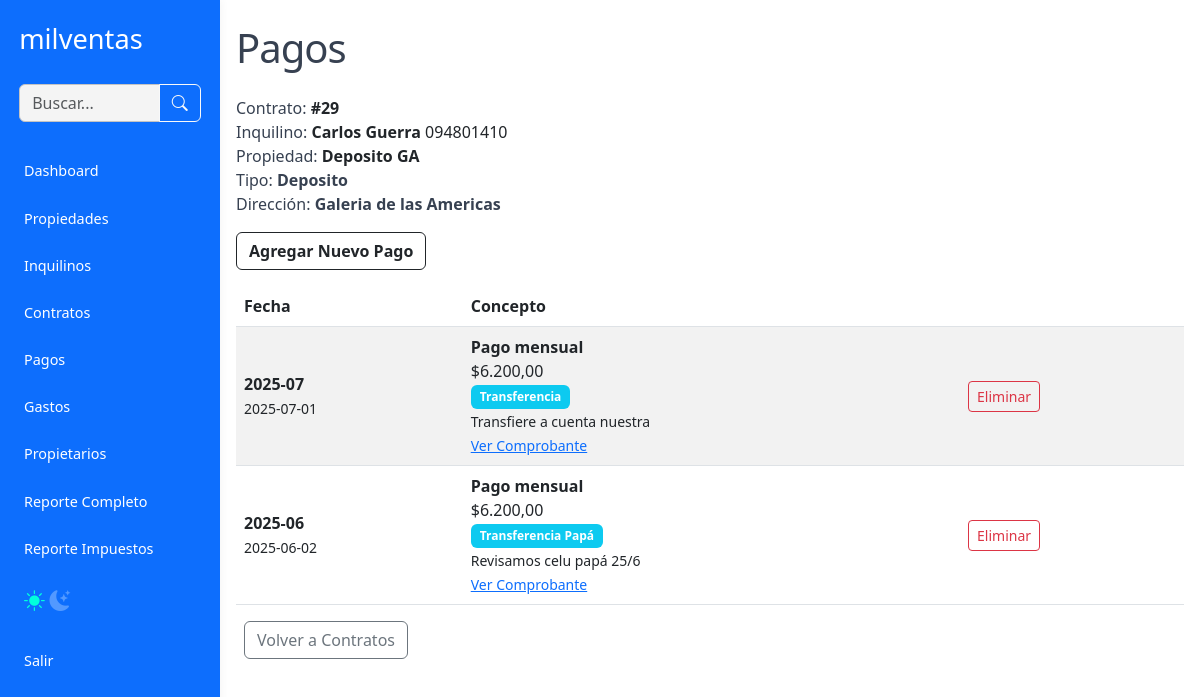
The page /pagos.php?contrato_id=29 (signed in) on the database its author committed.
### tables this page shows
CREATE TABLE IF NOT EXISTS `contratos` (
  `id` int(11) NOT NULL AUTO_INCREMENT,
  `inquilino_id` int(11) DEFAULT NULL,
  `propiedad_id` int(11) DEFAULT NULL,
  `fecha_inicio` date DEFAULT NULL,
  `fecha_fin` date DEFAULT NULL,
  `importe` decimal(10,2) DEFAULT NULL,
  `garantia` varchar(100) DEFAULT NULL,
  `corredor` varchar(100) DEFAULT NULL,
  `estado` enum('activo','finalizado') DEFAULT NULL,
  `documentos` text,
  `usuario_id` int(11) NOT NULL,
  `fecha_creacion` datetime DEFAULT NULL,
  `fecha_modificacion` datetime DEFAULT NULL,
  PRIMARY KEY (`id`)
);

CREATE TABLE IF NOT EXISTS `inquilinos` (
  `id` int(11) NOT NULL AUTO_INCREMENT,
  `nombre` varchar(255) NOT NULL,
  `cedula` varchar(100) NOT NULL,
  `telefono` varchar(20) DEFAULT NULL,
  `vehiculo` varchar(100) DEFAULT NULL,
  `matricula` varchar(50) DEFAULT NULL,
  `documentos` text NOT NULL,
  `usuario_id` int(11) NOT NULL,
  `fecha_creacion` datetime DEFAULT NULL,
  `fecha_modificacion` datetime DEFAULT NULL,
  PRIMARY KEY (`id`)
);

CREATE TABLE IF NOT EXISTS `propiedades` (
  `id` int(11) NOT NULL AUTO_INCREMENT,
  `nombre` varchar(255) NOT NULL,
  `tipo` varchar(100) DEFAULT NULL,
  `direccion` varchar(255) DEFAULT NULL,
  `galeria` text,
  `local` varchar(100) DEFAULT NULL,
  `precio` decimal(10,2) DEFAULT NULL,
  `incluye_gc` tinyint(1) DEFAULT NULL,
  `gastos_comunes` decimal(10,2) DEFAULT NULL,
  `estado` enum('alquilado','libre','en venta','uso propio') DEFAULT NULL,
  `propietario_id` int(11) DEFAULT NULL,
  `anep` varchar(100) DEFAULT NULL,
  `ose` varchar(100) DEFAULT NULL,
  `ute` varchar(100) DEFAULT NULL,
  `padron` varchar(100) DEFAULT NULL,
  `contribucion_inmobiliaria` varchar(100) DEFAULT NULL,
  `imm_tasa_general` varchar(100) DEFAULT NULL,
  `imm_tarifa_saneamiento` varchar(100) DEFAULT NULL,
  `imm_instalaciones` varchar(100) DEFAULT NULL,
  `imm_adicional_mercantil` varchar(100) DEFAULT NULL,
  `convenios` varchar(100) DEFAULT NULL,
  `comentarios` text,
  `usuario_id` int(11) NOT NULL,
  `fecha_creacion` datetime DEFAULT NULL,
  `fecha_modificacion` datetime DEFAULT NULL,
  `imagenes` text NOT NULL,
  `documentos` text NOT NULL,
  PRIMARY KEY (`id`),
  KEY `idx_usuario_id` (`usuario_id`)
);

CREATE TABLE IF NOT EXISTS `pagos` (
  `id` int(11) NOT NULL AUTO_INCREMENT,
  `contrato_id` int(11) DEFAULT NULL,
  `usuario_id` int(11) DEFAULT NULL,
  `periodo` varchar(7) NOT NULL,
  `mes` int(11) DEFAULT NULL,
  `anio` int(11) DEFAULT NULL,
  `fecha` date DEFAULT NULL,
  `fecha_creacion` datetime DEFAULT NULL,
  `fecha_programada` date DEFAULT NULL,
  `fecha_recibido` date DEFAULT NULL,
  `concepto` varchar(50) NOT NULL,
  `tipo_pago` varchar(100) DEFAULT NULL,
  `importe` decimal(10,0) NOT NULL,
  `comentario` varchar(500) NOT NULL,
  `comprobante` text,
  `pagado` tinyint(1) DEFAULT NULL,
  PRIMARY KEY (`id`)
);

### pagos.php (the view, shortened to what this page needs)
<?php
require_once 'config.php';
$contrato_id = intval($_GET['contrato_id'] ?? 0);
$add_pago = isset($_GET['add']) && $_GET['add'] === 'true';
$stmt = $pdo->prepare("SELECT c.*, i.nombre as inquilino_nombre, i.vehiculo, i.matricula, i.telefono, p.nombre as propiedad_nombre, p.tipo as propiedad_tipo, p.direccion as propiedad_direccion FROM contratos c JOIN inquilinos i ON c.inquilino_id = i.id JOIN propiedades p ON c.propiedad_id = p.id WHERE c.id = ?");
$stmt->execute([$contrato_id]);
$contrato = $stmt->fetch(PDO::FETCH_ASSOC);
$pagos = $pdo->prepare("SELECT * FROM pagos WHERE contrato_id = ? ORDER BY periodo DESC, fecha DESC");
$pagos->execute([$contrato_id]);
$pagos_list = $pagos->fetchAll();
include 'includes/header_nav.php';
?>
<main class="container container-main py-4">
  <h1>Pagos</h1>
  <p>
    Contrato: <a href="contratos.php?edit=<?= $contrato_id ?>" class="text-decoration-none text-dark"><strong>#<?= $contrato_id ?></strong></a><br>
    Inquilino: <a href="inquilinos.php?edit=<?= intval($contrato['inquilino_id']) ?>" class="text-decoration-none text-dark"><strong><?= htmlspecialchars($contrato['inquilino_nombre']) ?></strong> <?= htmlspecialchars($contrato['vehiculo']) ?> <?= htmlspecialchars($contrato['matricula']) ?> <?= htmlspecialchars($contrato['telefono']) ?></a><br>
    Propiedad: <a href="propiedades.php?edit=<?= htmlspecialchars($contrato['propiedad_id'] ?? '') ?>" class="text-decoration-none text-dark"><strong><?= htmlspecialchars($contrato['propiedad_nombre']) ?></strong></a><br>
    Tipo: <strong><?= htmlspecialchars($contrato['propiedad_tipo'] ?? '') ?></strong><br>
    Dirección: <strong><?= htmlspecialchars($contrato['propiedad_direccion'] ?? '') ?></strong>
  </p>
  <button class="btn btn-outline-dark mb-3" type="button" data-bs-toggle="collapse" data-bs-target="#formPagoCollapse" aria-expanded="<?= $add_pago ? 'true' : 'false' ?>" aria-controls="formPagoCollapse" style="font-weight:600;">
    <?= $add_pago ? 'Ocultar' : 'Agregar Nuevo Pago' ?>
  </button>
  <?php if (count($pagos_list) === 0): ?>
    <p>No hay pagos registrados para este contrato.</p>
  <?php else: ?>
    <form method="POST">
      <table class="table table-striped align-middle">
        <thead>
          <tr>
            <th>Fecha</th>
            <th>Concepto</th>
            <th></th>
          </tr>
        </thead>
        <tbody>
          <?php foreach ($pagos_list as $pago): ?>
            <tr>
              <td>
                <b><?= htmlspecialchars($pago['periodo']) ?></b> <br>
                <small>
                  <nobr><?= htmlspecialchars($pago['fecha']) ?></nobr>
                </small>
              </td>
              <td>
                <b><?= htmlspecialchars($pago['concepto']) ?></b> <br> $<?= number_format($pago['importe'], 2, ",", ".") ?><br>
                <span class="badge bg-info"><?= htmlspecialchars($pago['tipo_pago'] ?? '') ?></span><br>
                <small><?= htmlspecialchars($pago['comentario']) ?><br>
                  <?php if ($pago['comprobante']): ?>
                    <a href="uploads/<?= htmlspecialchars($pago['comprobante']) ?>" target="_blank">Ver Comprobante</a>
                  <?php endif; ?>
                </small>
              </td>
              <td>
                <?php if ($_SESSION['user_role'] === 'admin'): ?>
                  <a href="pagos.php?contrato_id=<?= $contrato_id ?>&delete=<?= intval($pago['id']) ?>" class="btn btn-sm btn-outline-danger" onclick="return confirm('¿Seguro que desea eliminar este pago?')">Eliminar</a>
                <?php endif; ?>
              </td>
            </tr>
          <?php endforeach; ?>
        </tbody>
      </table>
      <a href="contratos.php" class="btn btn-outline-secondary ms-2">Volver a Contratos</a>
    </form>
  <?php endif; ?>
</main>
<?php
include 'includes/footer.php';
?>

### includes/styles.css (style rules this page uses)
:root { --color-fondo: #ffffff; --color-texto: #374151; --color-primario: #0d6efd; --color-primario-hover: #4691ff; --color-navbar: #fff; --color-sidebar: #0d6efd; --color-card: #fff; --color-borde: #c3c3c3; --color-input: #f4f4f4; --color-acento: #fff700; }
body { background: var(--color-fondo); color: var(--color-texto); }
body { font-family: ui-sans-serif, system-ui, sans-serif, 'Apple Color Emoji', 'Segoe UI Emoji', 'Segoe UI Symbol', 'Noto Color Emoji', -webkit-bodyui-sans-serif, "Noto Sans", Roboto, "Segoe UI", system-ui, -apple-system, "Helvetica Neue", Arial, "Liberation Sans", sans-serif, "Apple Color Emoji", "Segoe UI Emoji", "Segoe UI Symbol", "Noto Color Emoji"; background: #ffffff; color: #374151; padding-top: 5.5rem; min-height: 100vh; margin: 0; }
.container-main { max-width: 1200px; margin: auto; padding: 1rem; }
h1, h2, h3, h4, h5 { margin-bottom: 1.5rem; letter-spacing: -1px; }
.badge { font-size: 0.75em; padding: 0.5em 0.75em; }
@media (min-width: 992px) { body { padding-left: 220px; padding-top: 0px; } }

### rows shown on the page
contratos: inquilino.nombre "Carlos Guerra", inquilino.telefono "094801410", propiedad.nombre "Deposito GA", propiedad.tipo "Deposito", propiedad.direccion "Galeria de las Americas"
pagos: periodo "2025-07", fecha "2025-07-01", concepto "Pago mensual", importe "6.200,00", tipo_pago "Transferencia", comentario "Transfiere a cuenta nuestra"
pagos: periodo "2025-06", fecha "2025-06-02", concepto "Pago mensual", importe "6.200,00", tipo_pago "Transferencia Papá", comentario "Revisamos celu papá 25/6"

### other values the page prints
$contrato_id "29"
